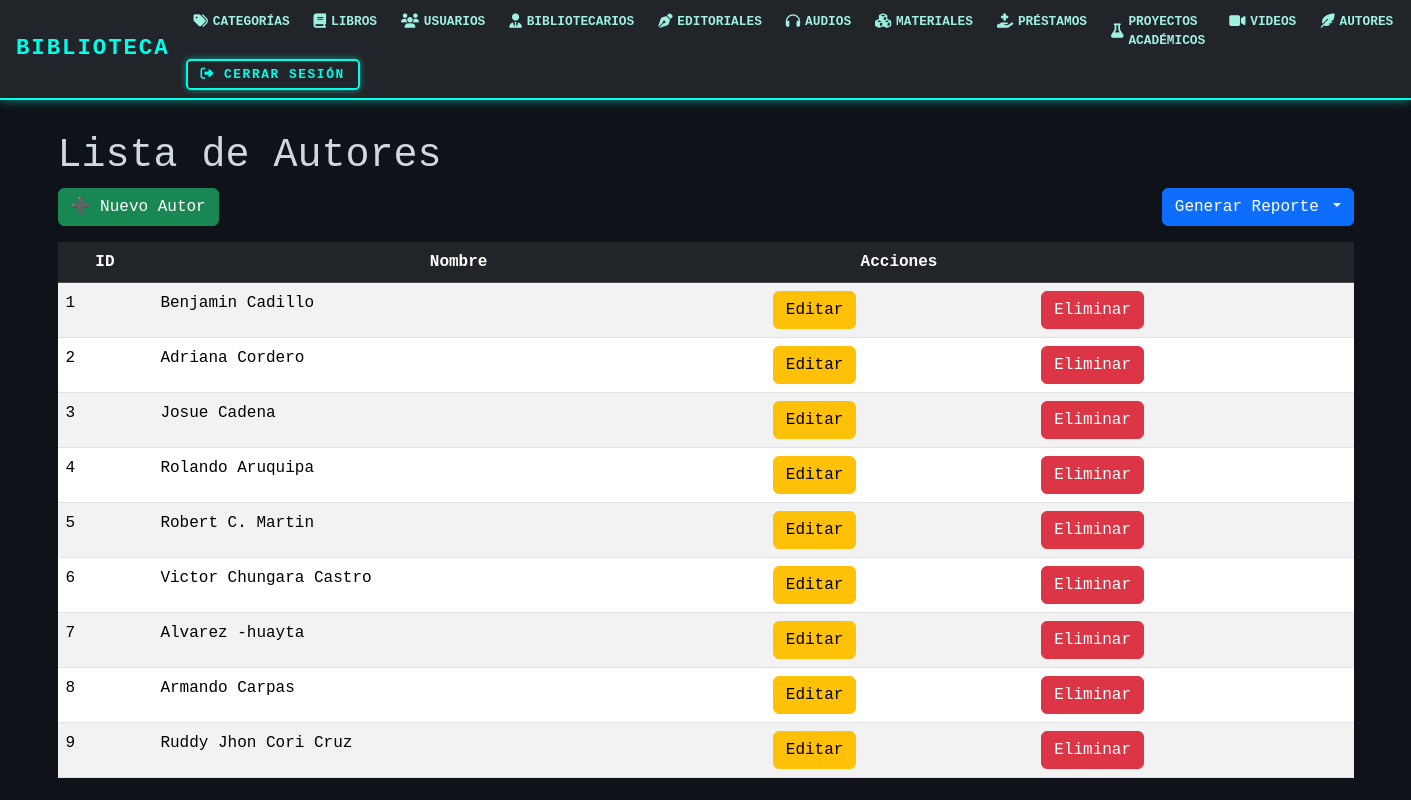
The page /autores/ on the database its author committed.
### models/autores_model.py (models this page shows, shortened)
class Autores(db.Model):
    __tablename__ = "autores"
    id_autor = db.Column(db.Integer,primary_key=True)
    nombre = db.Column(db.String(150),nullable=False)
    materiales = db.relationship('Material', back_populates='autor')
    @staticmethod #no depende de la clase
    def get_all():
        return Autores.query.all()

### controllers/autores_controllers.py (the view)
@autor_bp.route("/")
def index():
    autores = Autores.get_all()
    return autores_view.list(autores)

### views/autores_view.py (called while the page is built)
def list(autores):
    return render_template('autores/index.html', autores=autores)

### templates/autores/index.html (shortened to what this page needs)
{% extends 'base.html' %}
{% block content %}
<h1>Lista de Autores</h1>
<div class="d-flex justify-content-between mb-3">
    <a href="{{ url_for('autores.create') }}" class="btn btn-success">➕ Nuevo Autor</a>
    <div class="btn-group">
        <button class="btn btn-primary dropdown-toggle" data-bs-toggle="dropdown" aria-expanded="false">
            Generar Reporte
        </button>
    </div>
</div>
<table class="table table-striped">
    <thead class="table-dark">
        <tr class="text-center">
            <th>ID</th>
            <th>Nombre</th>
            <th>Acciones</th>
            <th></th>
        </tr>
    </thead>
    {% for item in autores %}
    <tr>
        <td>{{ item.id_autor }}</td>
        <td>{{ item.nombre }}</td>
        <td>
            <a href="{{ url_for('autores.edit', id_autor=item.id_autor) }}" class="btn btn-warning">Editar</a>
        </td>
        <td>
            <a href="{{ url_for('autores.delete', id_autor=item.id_autor) }}" class="btn btn-danger"
   onclick="return confirm('¿Estás seguro de eliminar este autor?')">Eliminar</a>
        </td>
    </tr>
    {% else %}
    <tr>
            <td colspan="6" class="text-center">No hay Autorees registrados.</td>
    </tr>
    {% endfor %}
</table>
{% endblock %}

### rows shown on the page
Autores: id_autor "1", nombre "Benjamin Cadillo"
Autores: id_autor "2", nombre "Adriana Cordero"
Autores: id_autor "3", nombre "Josue Cadena"
Autores: id_autor "4", nombre "Rolando Aruquipa"
Autores: id_autor "5", nombre "Robert C. Martin"
Autores: id_autor "6", nombre "Victor Chungara Castro"
Autores: id_autor "7", nombre "Alvarez -huayta"
Autores: id_autor "8", nombre "Armando Carpas"
Autores: id_autor "9", nombre "Ruddy Jhon Cori Cruz"
